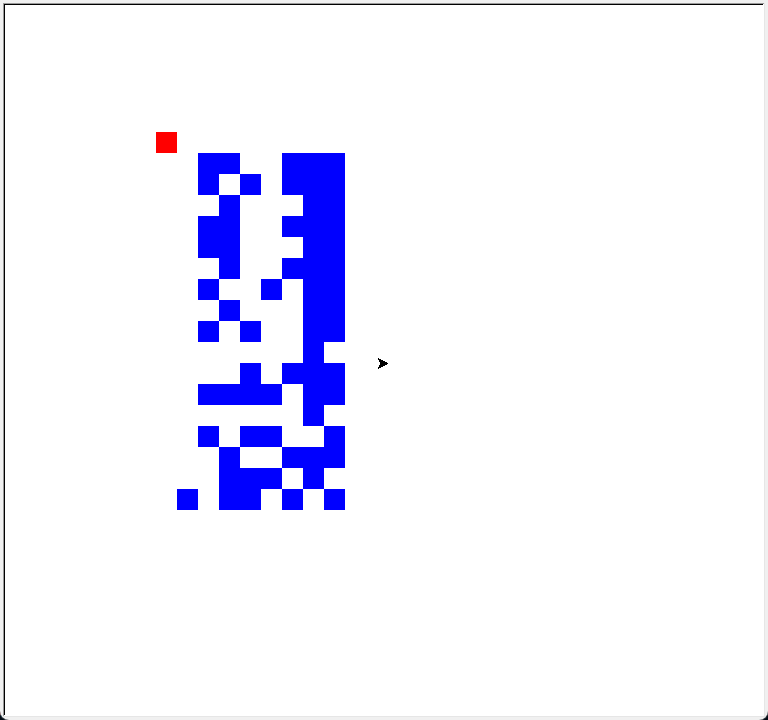
#> input picture output.gif, 768 x 720 px
$ python decode.py
#> lines starting #> are read from the running program, lines starting #| are printed output that depends on the picture
#   decode.py 5-13-22
#   Note this will not run in the code editor and must be downloaded
from PIL import Image
import platform

im = Image.open("output.gif")
#> im is the input picture: PIL image 768x720 P; mean R, G, B 240.3, 240.1, 253.5
rgb_im = im.convert('RGB')
marker_coords = (0,0)
detected = False
DISTANCE_BETWEEN_BLOCKS = 0
for i in range(0,rgb_im.height):
  if detected == True:
    break
  for j in range(0,rgb_im.width):
    r,g,b = rgb_im.getpixel((j,i))
    if detected == True and b > 30:
      break
    if detected == True:
      DISTANCE_BETWEEN_BLOCKS +=1
    if b < 50 and r > 200 and detected == False: #find the first red pixel
      marker_coords=(j,i)
      detected = True
#> after the loop, DISTANCE_BETWEEN_BLOCKS = 20; detected = True; marker_coords = (156, 132)
DISTANCE_BETWEEN_BLOCKS += int(0.1*DISTANCE_BETWEEN_BLOCKS)
#> DISTANCE_BETWEEN_BLOCKS = 22
print(marker_coords)
#| (156, 132)
print("Distance between blocks is: " , DISTANCE_BETWEEN_BLOCKS)
#| Distance between blocks is:  22
MAX_CHARACTERS = 20
BITS_IN_A_BYTE = 8
MAX_BITS = MAX_CHARACTERS * BITS_IN_A_BYTE

my_array = []
for letters in range(0,MAX_BITS):
  my_array.append(0)

UPPER_PIXEL_ROW = marker_coords[1] + DISTANCE_BETWEEN_BLOCKS
#> UPPER_PIXEL_ROW = 154
LEFT_PIXEL_COL = marker_coords[0] + DISTANCE_BETWEEN_BLOCKS
#> LEFT_PIXEL_COL = 178

LOW_PIXEL_ROW = UPPER_PIXEL_ROW+(MAX_CHARACTERS*DISTANCE_BETWEEN_BLOCKS)
#> LOW_PIXEL_ROW = 594
RIGHT_PIXEL_COL = LEFT_PIXEL_COL+(BITS_IN_A_BYTE*DISTANCE_BETWEEN_BLOCKS)
#> RIGHT_PIXEL_COL = 354


pos=0
for i in range(UPPER_PIXEL_ROW,LOW_PIXEL_ROW,DISTANCE_BETWEEN_BLOCKS):
  for j in range(LEFT_PIXEL_COL,RIGHT_PIXEL_COL,DISTANCE_BETWEEN_BLOCKS):
    r,g,b = rgb_im.getpixel((j,i))
    if g < 254:
      my_array[pos]=1
    pos = pos + 1
#> after the loop, my_array = 160 values, max 1 at index 1, min 0 at index 0, mean 0.412; pos = 160
print(my_array)
#> (printed output is left out)


message_as_bits = ''
for bit in my_array:
  message_as_bits = message_as_bits + str(bit)
#> this loop made 160 passes
#> (bit, message_as_bits) on passes 3 to 5: (1, '011'), (0, '0110'), (0, '01100')
print(message_as_bits)
#| 0110011101010111001000110110011101100011001001110100101100100011010100110000001000010111011110110000001001011001001001110011101010110101000000000000000000000000


letter = 0
decoded = ''
for n in range(0,MAX_BITS):
  if n % 8 == 0:
    if letter != 0:
      decoded = decoded + chr(letter)
      letter = 0
    letter = int(message_as_bits[n]) * 128 + letter
  elif n % 8 == 1:
    letter = int(message_as_bits[n]) * 64 + letter
  elif n % 8 == 2:
    letter = int(message_as_bits[n]) * 32 + letter
  elif n % 8 == 3:
    letter = int(message_as_bits[n]) * 16 + letter
  elif n % 8 == 4:
    letter = int(message_as_bits[n]) * 8 + letter
  elif n % 8 == 5:
    letter = int(message_as_bits[n]) * 4 + letter
  elif n % 8 == 6:
    letter = int(message_as_bits[n]) * 2 + letter
  elif n % 8 == 7:
    letter = int(message_as_bits[n]) * 1 + letter
#> this loop made 160 passes
#> (decoded, letter) on passes 9, 17, 25, 33, 41, 49, 57, 65, 73: ('g', 0), ('gW', 0), ('gW#', 0), ('gW#g', 0), ('gW#gc', 0), ("gW#gc'", 0), ("gW#gc'K", 0), ("gW#gc'K#", 0), ("gW#gc'K#S", 0)
#> letter on passes 1 to 6: 0, 64, 96, 96, 96, 100
#> after the loop, letter = 0
print(decoded)
#| gW#gc'K#S{Y':µ
bbox = (LEFT_PIXEL_COL, UPPER_PIXEL_ROW, LEFT_PIXEL_COL+ BITS_IN_A_BYTE*DISTANCE_BETWEEN_BLOCKS, UPPER_PIXEL_ROW + MAX_CHARACTERS*DISTANCE_BETWEEN_BLOCKS)
#> bbox = (178, 154, 354, 594)

print(bbox)
#| (178, 154, 354, 594)
show_code_region = im.crop(box=bbox)
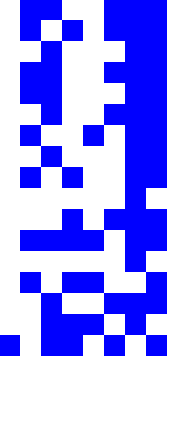
#> show_code_region: PIL image 176x440 P; mean R, G, B 159.6, 159.6, 255
show_code_region.save("code_region.gif")
#show_code_region.show()
